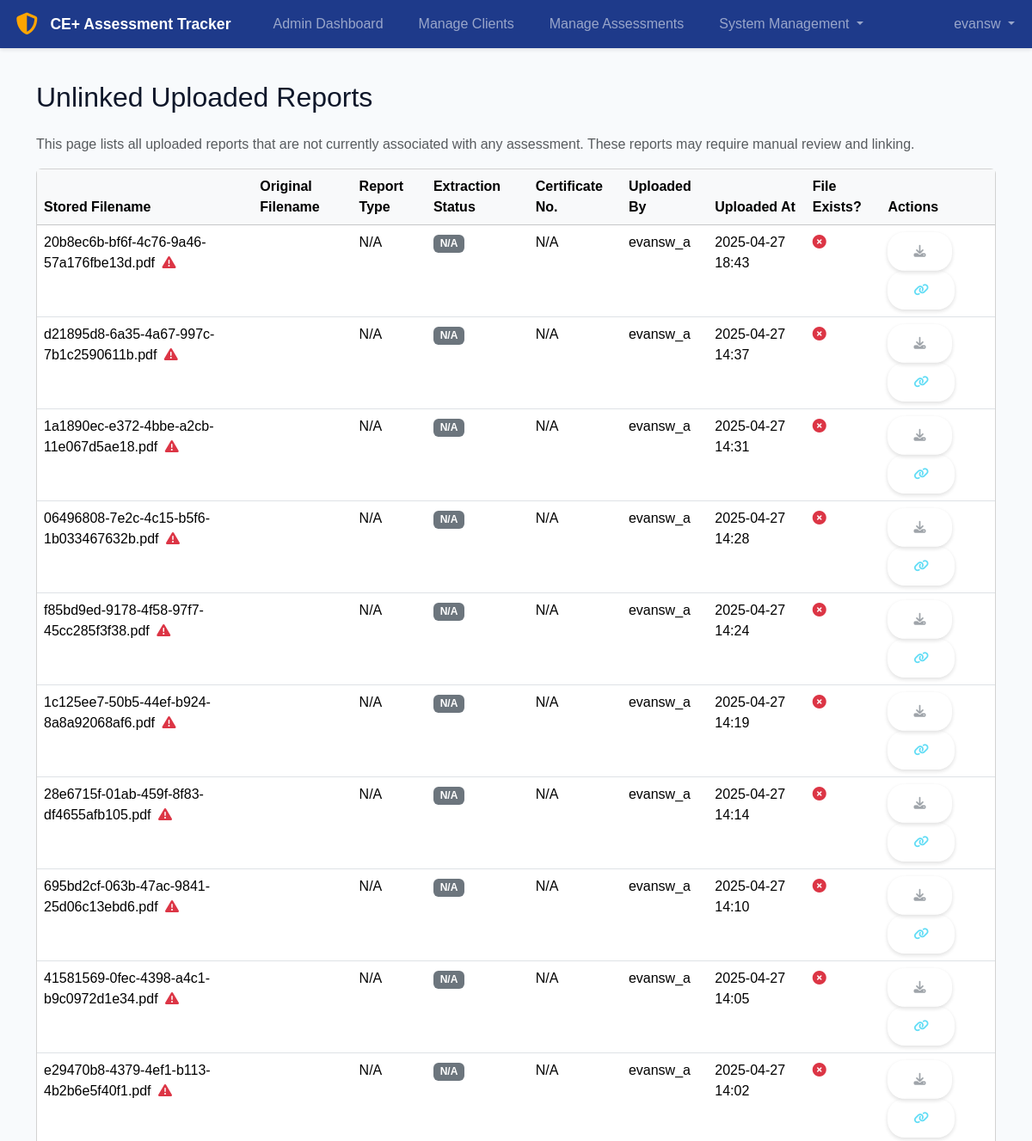
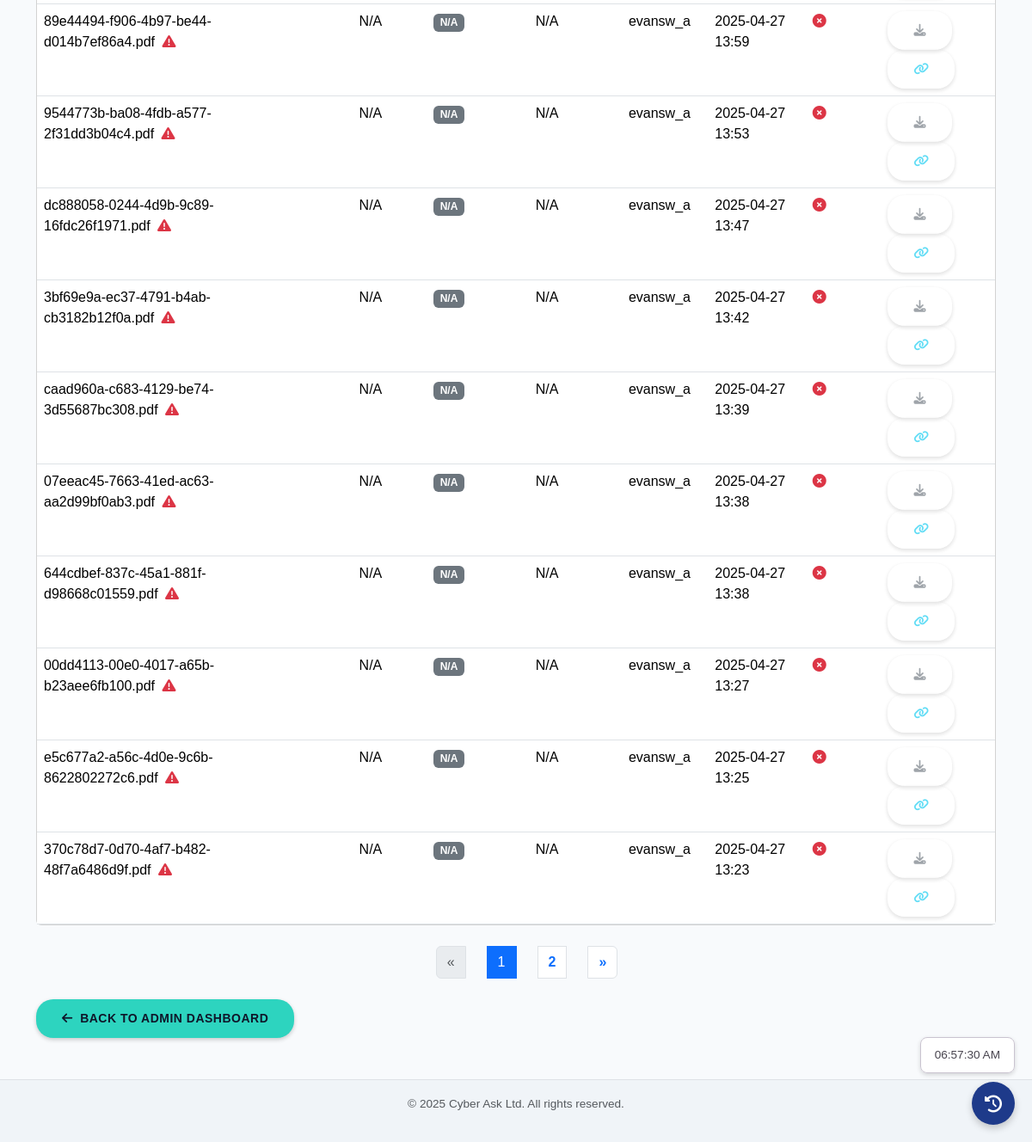
Page /manage/reports/unlinked/ (signed in) on the earlier database version (2 pictures, top to bottom).
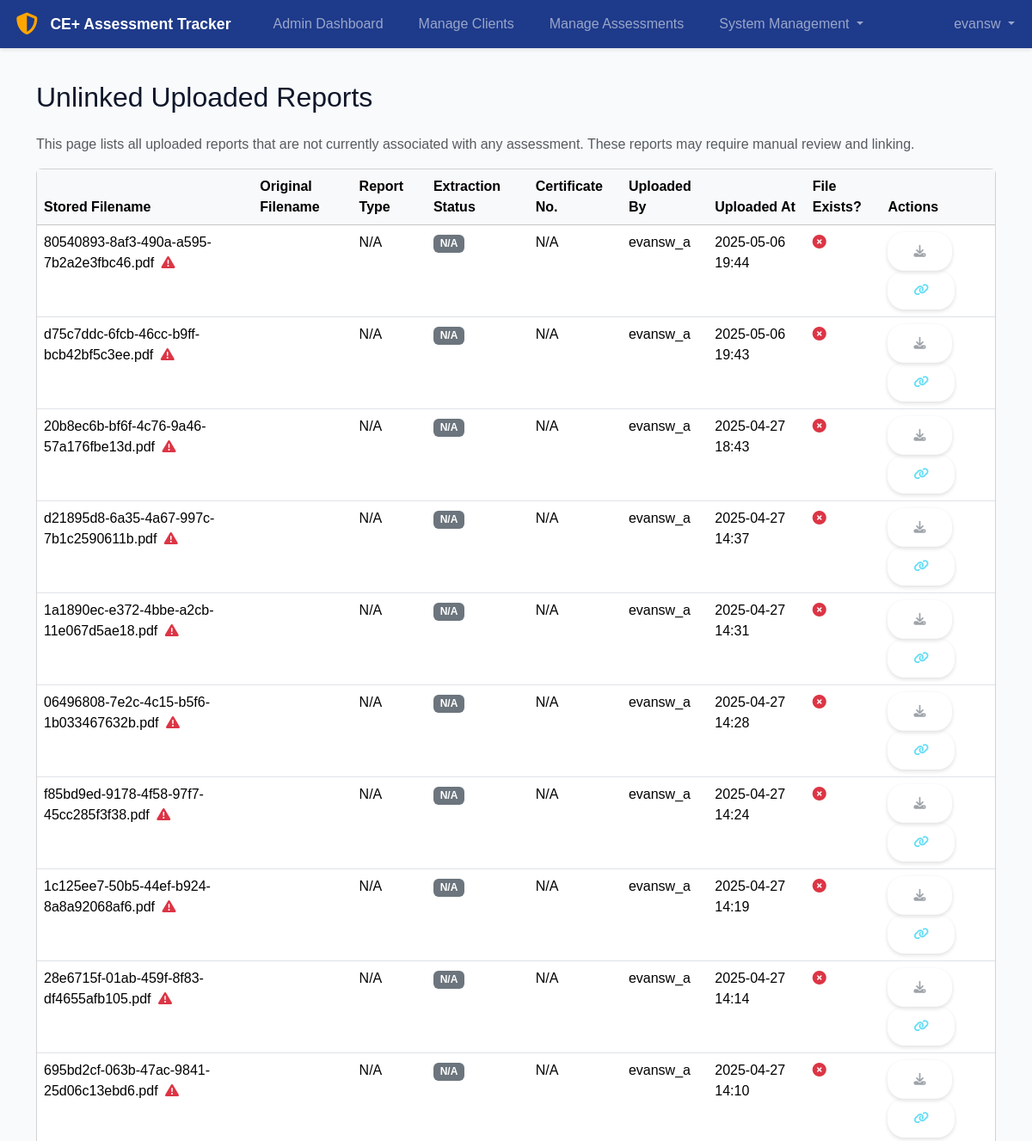
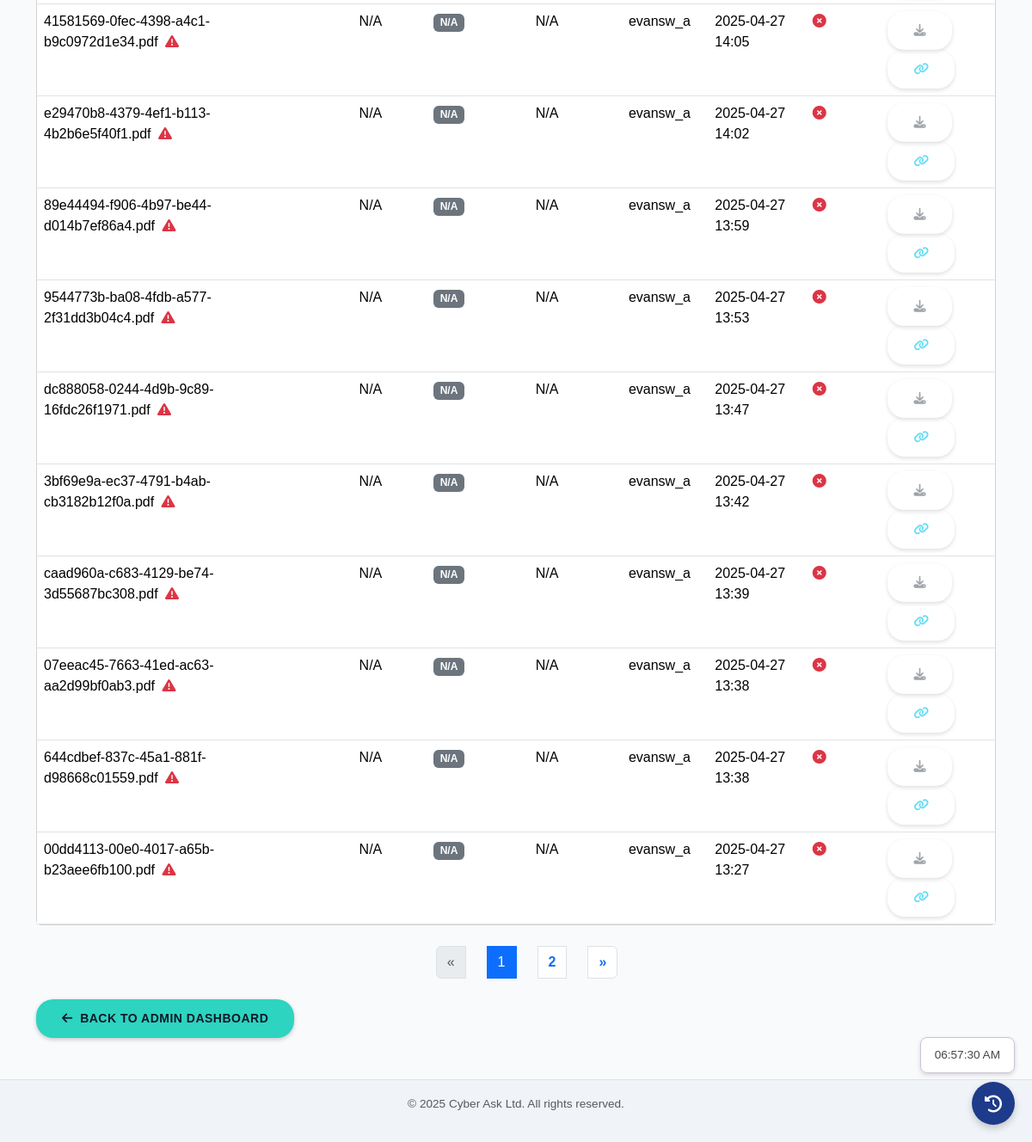
Same page on the later database version (2 pictures, top to bottom).
### tracker/models.py (models this page shows, shortened)
class UploadedReport(models.Model):
    assessment = models.ForeignKey(
        Assessment,
        on_delete=models.SET_NULL, # Or CASCADE if reports should be deleted with assessment
        null=True,
        blank=True, # Allow unlinked uploads initially? Or link on upload?
        related_name='uploaded_reports'
    )
    uploaded_at = models.DateTimeField(auto_now_add=True)
    uploaded_by = models.ForeignKey(
        settings.AUTH_USER_MODEL,
        on_delete=models.SET_NULL,
        null=True,
        blank=True
    )
    report_file = models.FileField(
        upload_to=ce_report_upload_path,
        verbose_name="CE Report PDF"
    )
    extracted_data_text = models.TextField(null=True, blank=True, verbose_name="Extracted Data (Text)")
    extraction_status = models.CharField(max_length=50, default="Pending", blank=True)
    report_date = models.DateField(null=True, blank=True) # Store key extracted fields if useful
    certificate_number = models.CharField(max_length=100, blank=True, null=True)
    class Meta:
        ordering = ['-uploaded_at']

### tracker/views.py (the view, shortened to what this page needs)
# urls.py: path('manage/reports/unlinked/', views.UnlinkedReportListView.as_view(), name='unlinked_report_list'),
class UnlinkedReportListView(LoginRequiredMixin, UserPassesTestMixin, ListView):
    model = UploadedReport
    template_name = 'tracker/admin/unlinked_report_list.html'  # New template to be created
    context_object_name = 'unlinked_reports_list'
    paginate_by = 20
    login_url = settings.LOGIN_URL
    def test_func(self):
        return self.request.user.is_active and self.request.user.is_staff
    def get_queryset(self):
        return UploadedReport.objects.filter(assessment__isnull=True).select_related(
            'uploaded_by'
        ).order_by('-uploaded_at')
    def get_context_data(self, **kwargs):
        context = super().get_context_data(**kwargs)
        context['title'] = "Unlinked Uploaded Reports"
        reports_with_status = []
        report_objects = context.get(self.context_object_name)
        if report_objects is not None:
            for report in report_objects:
                file_exists_on_storage = False
                if report.report_file and report.report_file.name:
                    try:
                        file_exists_on_storage = report.report_file.storage.exists(report.report_file.name)
                    except Exception as e:
                        print(
                            f"[ERROR] Could not check existence for {report.report_file.name} in UnlinkedReportListView: {e}")
                        file_exists_on_storage = False
                reports_with_status.append({
                    'object': report,
                    'file_exists': file_exists_on_storage
                })
            context[self.context_object_name] = reports_with_status
        else:
            context[self.context_object_name] = []
        return context

### tracker/templatetags/tracker_tags.py (called while the page is built)
@register.filter(name='filename_only')
def filename_only(value):
    if hasattr(value, 'name'): # Handles Django FileField
        return os.path.basename(value.name)
    if isinstance(value, str):
        return os.path.basename(value)
    return value

### tracker/templates/tracker/admin/unlinked_report_list.html (shortened to what the changed rows need)
{% extends "tracker/base.html" %}
{% load i18n tracker_tags %}
{% block content %}
<div class="container mt-4">
    <h2 class="mb-4">{{ title|default:"Unlinked Uploaded Reports" }}</h2>
    {% if unlinked_reports_list %}
    <div class="card mt-3">
        <div class="card-body p-0">
            <div class="table-responsive">
                <table class="table table-hover mb-0">
                    <thead class="table-light">
                        <tr>
                            <th scope="col">{% trans "Stored Filename" %}</th>
                            <th scope="col">{% trans "Original Filename" %}</th>
                            <th scope="col">{% trans "Report Type" %}</th>
                            <th scope="col">{% trans "Extraction Status" %}</th>
                            <th scope="col">{% trans "Certificate No." %}</th>
                            <th scope="col">{% trans "Uploaded By" %}</th>
                            <th scope="col">{% trans "Uploaded At" %}</th>
                            <th scope="col">{% trans "File Exists?" %}</th>
                            <th scope="col">{% trans "Actions" %}</th>
                        </tr>
                    </thead>
                    <tbody>
                        {% for item in unlinked_reports_list %}
                        {% with report=item.object %}
                        <tr>
                            <td>
                                {% if report.report_file and report.report_file.name %}
                                    {{ report.report_file.name|filename_only|truncatechars:50 }}
                                    {% if not item.file_exists %}
                                        <i class="fas fa-exclamation-triangle text-danger ms-1" title="{% trans 'File missing from storage!' %}"></i>
                                    {% endif %}
                                {% else %}
                                    <span class="text-muted">{% trans "No file record" %}</span>
                                {% endif %}
                            </td>
                            <td>
                            </td>
                            <td>{{ report.get_report_type_display|default:"N/A" }}</td>
                            <td>
                                <span class="badge
                                    {% if report.extraction_status == 'SUCCESS' %}bg-success
                                    {% elif report.extraction_status == 'PENDING' %}bg-warning text-dark
                                    {% elif report.extraction_status == 'FAILED' %}bg-danger
                                    {% elif report.extraction_status == 'COMPLETED_WITH_ERRORS' %}bg-warning text-dark
                                    {% else %}bg-secondary
                                    {% endif %}">
                                    {{ report.get_extraction_status_display|default:"N/A" }}
                                </span>
                            </td>
                            <td>{{ report.extracted_certificate_number|default:"N/A" }}</td>
                            <td>
                                {% if report.uploaded_by %}
                                    {{ report.uploaded_by.username }}
                                {% else %}
                                     <span class="text-danger">{% trans "N/A" %}</span>
                                {% endif %}
                            </td>
                            <td>{{ report.uploaded_at|date:"Y-m-d H:i" }}</td>
                            <td>
                                {% if item.file_exists %}
                                    <i class="fas fa-check-circle text-success" title="{% trans 'File exists on storage' %}"></i>
                                {% else %}
                                    <i class="fas fa-times-circle text-danger" title="{% trans 'File missing from storage' %}"></i>
                                {% endif %}
                            </td>
                            <td>
                                {% if item.file_exists and report.report_file and report.report_file.url %}
                                    <a href="{{ report.report_file.url }}" class="btn btn-sm btn-outline-primary me-1" target="_blank" title="{% trans 'Download Report' %}">
                                        <i class="fas fa-download"></i>
                                    </a>
                                {% else %}
                                     <button class="btn btn-sm btn-outline-secondary me-1" disabled title="{% trans 'Download unavailable' %}">
                                        <i class="fas fa-download"></i>
                                    </button>
                                {% endif %}
                                <button class="btn btn-sm btn-outline-info" disabled title="{% trans 'Link to Assessment (Future)' %}">
                                    <i class="fas fa-link"></i>
                                </button>
                            </td>
                        </tr>
                        {% endwith %}
                        {% endfor %}
                    </tbody>
                </table>
            </div>
        </div>
    </div>
    {% if is_paginated %}
    <div class="mt-3">
        {% include "tracker/partials/pagination.html" %}
    </div>
    {% endif %}
    {% else %}
    <div class="alert alert-info mt-4" role="alert">
        {% trans "No unlinked reports found." %}
    </div>
    {% endif %}
</div>
{% endblock %}

Differences in the rows shown:
no longer on this page (row unchanged): UploadedReport: object.report_file.name|filename_only "e5c677a2-a56c-4d0e-9c6b-8622802272c6.pdf", object.report_type "N/A", object.extraction_status "N/A", object.extracted_certificate_number "N/A", object.uploaded_by.username "evansw_a", object.uploaded_at "2025-04-27 13:25"
no longer on this page (row unchanged): UploadedReport: object.report_file.name|filename_only "370c78d7-0d70-4af7-b482-48f7a6486d9f.pdf", object.report_type "N/A", object.extraction_status "N/A", object.extracted_certificate_number "N/A", object.uploaded_by.username "evansw_a", object.uploaded_at "2025-04-27 13:23"
added UploadedReport: object.report_file.name|filename_only "80540893-8af3-490a-a595-7b2a2e3fbc46.pdf", object.report_type "N/A", object.extraction_status "N/A", object.extracted_certificate_number "N/A", object.uploaded_by.username "evansw_a", object.uploaded_at "2025-05-06 19:44"
added UploadedReport: object.report_file.name|filename_only "d75c7ddc-6fcb-46cc-b9ff-bcb42bf5c3ee.pdf", object.report_type "N/A", object.extraction_status "N/A", object.extracted_certificate_number "N/A", object.uploaded_by.username "evansw_a", object.uploaded_at "2025-05-06 19:43"
